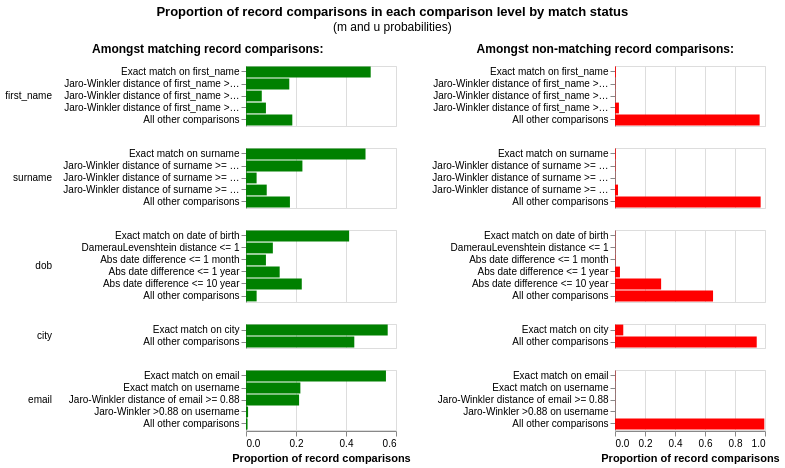

Write notebook code for a chart like this one.
### Markdown cell above
## Visualise final model parameters
The first visualisation shows how the $m$ and $u$ values behave for each comparison method we have defined in our model.

### Code cell
linker.visualisations.m_u_parameters_chart()

### Figure 1 — Vega-Lite specification as saved in the notebook (floating-point values rounded to 4 significant figures)
{"config": {"view": {"continuousWidth": 300, "continuousHeight": 300, "discreteHeight": 300, "discreteWidth": 400}, "header": {"title": null}, "title": {"anchor": "middle", "offset": 10}}, "hconcat": [{"mark": "bar", "encoding": {"color": {"value": "green"}, "row": {"field": "comparison_name", "header": {"labelAlign": "left", "labelAnchor": "middle", "labelAngle": 0}, "sort": {"field": "comparison_sort_order"}, "type": "nominal"}, "tooltip": [{"field": "comparison_name", "title": "Comparison name", "type": "nominal"}, {"field": "label_for_charts", "title": "Label", "type": "ordinal"}, {"field": "sql_condition", "title": "SQL condition", "type": "nominal"}, {"field": "m_probability", "format": ".10~g", "title": "M probability", "type": "quantitative"}, {"field": "u_probability", "format": ".10~g", "title": "U probability", "type": "quantitative"}, {"field": "bayes_factor", "format": ",.6f", "title": "Bayes factor = m/u", "type": "quantitative"}, {"field": "log2_bayes_factor", "format": ".4~g", "title": "Match weight = log2(m/u)", "type": "quantitative"}, {"field": "bayes_factor_description", "title": "Match weight description", "type": "nominal"}, {"field": "m_probability_description", "title": "m probability description", "type": "nominal"}, {"field": "u_probability_description", "title": "u probability description", "type": "nominal"}], "x": {"axis": {"title": "Proportion of record comparisons"}, "field": "m_probability", "type": "quantitative"}, "y": {"axis": {"title": null}, "field": "label_for_charts", "sort": {"field": "comparison_vector_value", "order": "descending"}, "type": "nominal"}}, "height": {"step": 12}, "resolve": {"scale": {"y": "independent"}}, "title": {"text": "Amongst matching record comparisons:", "fontSize": 12, "fontWeight": "bold"}, "transform": [{"filter": "(datum.bayes_factor != 'no-op filter due to vega lite issue 4680')"}], "width": 150}, {"mark": "bar", "encoding": {"color": {"value": "red"}, "row": {"field": "comparison_name", "header": {"labels": false}, "sort": {"field": "comparison_sort_order"}, "type": "nominal"}, "tooltip": [{"field": "comparison_name", "title": "Comparison name", "type": "nominal"}, {"field": "label_for_charts", "title": "Label", "type": "ordinal"}, {"field": "sql_condition", "title": "SQL condition", "type": "nominal"}, {"field": "m_probability", "format": ".10~g", "title": "M probability", "type": "quantitative"}, {"field": "u_probability", "format": ".10~g", "title": "U probability", "type": "quantitative"}, {"field": "bayes_factor", "format": ",.6f", "title": "Bayes factor = m/u", "type": "quantitative"}, {"field": "log2_bayes_factor", "format": ".4~g", "title": "Match weight = log2(m/u)", "type": "quantitative"}, {"field": "bayes_factor_description", "title": "Match weight description", "type": "nominal"}, {"field": "m_probability_description", "title": "m probability description", "type": "nominal"}, {"field": "u_probability_description", "title": "u probability description", "type": "nominal"}], "x": {"axis": {"title": "Proportion of record comparisons"}, "field": "u_probability", "type": "quantitative"}, "y": {"axis": {"title": null}, "field": "label_for_charts", "sort": {"field": "comparison_vector_value", "order": "descending"}, "type": "nominal"}}, "height": {"step": 12}, "resolve": {"scale": {"y": "independent"}}, "title": {"text": "Amongst non-matching record comparisons:", "fontSize": 12, "fontWeight": "bold"}, "transform": [{"filter": "(datum.bayes_factor != 'no-op filter2 due to vega lite issue 4680')"}], "width": 150}], "data": {"name": "data-041cf13603a009e2a90782764f5fb8ad"}, "title": {"text": "Proportion of record comparisons in each comparison level by match status", "subtitle": "(m and u probabilities)"}, "$schema": "https://vega.github.io/schema/vega-lite/v5.9.3.json", "datasets": {"data-041cf13603a009e2a90782764f5fb8ad": [{"comparison_name": "first_name", "sql_condition": "\"first_name_l\" = \"first_name_r\"", "label_for_charts": "Exact match on first_name", "m_probability": 0.4988, "u_probability": 0.005794, "m_probability_description": "Amongst matching record comparisons, 49.88% of records (i.e. one in 2.005) are in the exact match on first_name comparison level", "u_probability_description": "Amongst non-matching record comparisons, 0.5794% of records (i.e. one in 173) are in the exact match on first_name comparison level", "has_tf_adjustments": true, "tf_adjustment_column": "first_name", "tf_adjustment_weight": 1.0, "is_null_level": false, "bayes_factor": 86.09, "log2_bayes_factor": 6.428, "comparison_vector_value": 4, "max_comparison_vector_value": 4, "bayes_factor_description": "If comparison level is `exact match on first_name` then comparison is 86.09 times more likely to be a match", "probability_two_random_records_match": 0.003332, "comparison_sort_order": 0}, {"comparison_name": "first_name", "sql_condition": "jaro_winkler_similarity(\"first_name_l\", \"first_name_r\") >= 0.92", "label_for_charts": "Jaro-Winkler distance of first_name >= 0.92", "m_probability": 0.1732, "u_probability": 0.002294, "m_probability_description": "Amongst matching record comparisons, 17.32% of records (i.e. one in 5.775) are in the jaro-winkler distance of first_name >= 0.92 comparison level", "u_probability_description": "Amongst non-matching record comparisons, 0.2294% of records (i.e. one in 436) are in the jaro-winkler distance of first_name >= 0.92 comparison level", "has_tf_adjustments": false, "tf_adjustment_column": null, "tf_adjustment_weight": 1.0, "is_null_level": false, "bayes_factor": 75.49, "log2_bayes_factor": 6.238, "comparison_vector_value": 3, "max_comparison_vector_value": 4, "bayes_factor_description": "If comparison level is `jaro-winkler distance of first_name >= 0.92` then comparison is 75.49 times more likely to be a match", "probability_two_random_records_match": 0.003332, "comparison_sort_order": 0}, {"comparison_name": "first_name", "sql_condition": "jaro_winkler_similarity(\"first_name_l\", \"first_name_r\") >= 0.88", "label_for_charts": "Jaro-Winkler distance of first_name >= 0.88", "m_probability": 0.0631, "u_probability": 0.001577, "m_probability_description": "Amongst matching record comparisons, 6.31% of records (i.e. one in 15.85) are in the jaro-winkler distance of first_name >= 0.88 comparison level", "u_probability_description": "Amongst non-matching record comparisons, 0.1577% of records (i.e. one in 634) are in the jaro-winkler distance of first_name >= 0.88 comparison level", "has_tf_adjustments": false, "tf_adjustment_column": null, "tf_adjustment_weight": 1.0, "is_null_level": false, "bayes_factor": 40.0, "log2_bayes_factor": 5.322, "comparison_vector_value": 2, "max_comparison_vector_value": 4, "bayes_factor_description": "If comparison level is `jaro-winkler distance of first_name >= 0.88` then comparison is 40 times more likely to be a match", "probability_two_random_records_match": 0.003332, "comparison_sort_order": 0}, {"comparison_name": "first_name", "sql_condition": "jaro_winkler_similarity(\"first_name_l\", \"first_name_r\") >= 0.7", "label_for_charts": "Jaro-Winkler distance of first_name >= 0.7", "m_probability": 0.07972, "u_probability": 0.02615, "m_probability_description": "Amongst matching record comparisons, 7.972% of records (i.e. one in 12.54) are in the jaro-winkler distance of first_name >= 0.7 comparison level", "u_probability_description": "Amongst non-matching record comparisons, 2.615% of records (i.e. one in 38.25) are in the jaro-winkler distance of first_name >= 0.7 comparison level", "has_tf_adjustments": false, "tf_adjustment_column": null, "tf_adjustment_weight": 1.0, "is_null_level": false, "bayes_factor": 3.049, "log2_bayes_factor": 1.608, "comparison_vector_value": 1, "max_comparison_vector_value": 4, "bayes_factor_description": "If comparison level is `jaro-winkler distance of first_name >= 0.7` then comparison is 3.049 times more likely to be a match", "probability_two_random_records_match": 0.003332, "comparison_sort_order": 0}, {"comparison_name": "first_name", "sql_condition": "ELSE", "label_for_charts": "All other comparisons", "m_probability": 0.1852, "u_probability": 0.9642, "m_probability_description": "Amongst matching record comparisons, 18.52% of records (i.e. one in 5.398) are in the all other comparisons comparison level", "u_probability_description": "Amongst non-matching record comparisons, 96.42% of records (i.e. one in 1.037) are in the all other comparisons comparison level", "has_tf_adjustments": false, "tf_adjustment_column": null, "tf_adjustment_weight": 1.0, "is_null_level": false, "bayes_factor": 0.1921, "log2_bayes_factor": -2.38, "comparison_vector_value": 0, "max_comparison_vector_value": 4, "bayes_factor_description": "If comparison level is `all other comparisons` then comparison is 5.205 times less likely to be a match", "probability_two_random_records_match": 0.003332, "comparison_sort_order": 0}, {"comparison_name": "surname", "sql_condition": "\"surname_l\" = \"surname_r\"", "label_for_charts": "Exact match on surname", "m_probability": 0.4781, "u_probability": 0.00489, "m_probability_description": "Amongst matching record comparisons, 47.81% of records (i.e. one in 2.092) are in the exact match on surname comparison level", "u_probability_description": "Amongst non-matching record comparisons, 0.489% of records (i.e. one in 204) are in the exact match on surname comparison level", "has_tf_adjustments": true, "tf_adjustment_column": "surname", "tf_adjustment_weight": 1.0, "is_null_level": false, "bayes_factor": 97.76, "log2_bayes_factor": 6.611, "comparison_vector_value": 4, "max_comparison_vector_value": 4, "bayes_factor_description": "If comparison level is `exact match on surname` then comparison is 97.76 times more likely to be a match", "probability_two_random_records_match": 0.003332, "comparison_sort_order": 1}, {"comparison_name": "surname", "sql_condition": "jaro_winkler_similarity(\"surname_l\", \"surname_r\") >= 0.92", "label_for_charts": "Jaro-Winkler distance of surname >= 0.92", "m_probability": 0.2256, "u_probability": 0.002785, "m_probability_description": "Amongst matching record comparisons, 22.56% of records (i.e. one in 4.432) are in the jaro-winkler distance of surname >= 0.92 comparison level", "u_probability_description": "Amongst non-matching record comparisons, 0.2785% of records (i.e. one in 359) are in the jaro-winkler distance of surname >= 0.92 comparison level", "has_tf_adjustments": false, "tf_adjustment_column": null, "tf_adjustment_weight": 1.0, "is_null_level": false, "bayes_factor": 81.01, "log2_bayes_factor": 6.34, "comparison_vector_value": 3, "max_comparison_vector_value": 4, "bayes_factor_description": "If comparison level is `jaro-winkler distance of surname >= 0.92` then comparison is 81.01 times more likely to be a match", "probability_two_random_records_match": 0.003332, "comparison_sort_order": 1}, {"comparison_name": "surname", "sql_condition": "jaro_winkler_similarity(\"surname_l\", \"surname_r\") >= 0.88", "label_for_charts": "Jaro-Winkler distance of surname >= 0.88", "m_probability": 0.04243, "u_probability": 0.001146, "m_probability_description": "Amongst matching record comparisons, 4.243% of records (i.e. one in 23.57) are in the jaro-winkler distance of surname >= 0.88 comparison level", "u_probability_description": "Amongst non-matching record comparisons, 0.1146% of records (i.e. one in 872) are in the jaro-winkler distance of surname >= 0.88 comparison level", "has_tf_adjustments": false, "tf_adjustment_column": null, "tf_adjustment_weight": 1.0, "is_null_level": false, "bayes_factor": 37.01, "log2_bayes_factor": 5.21, "comparison_vector_value": 2, "max_comparison_vector_value": 4, "bayes_factor_description": "If comparison level is `jaro-winkler distance of surname >= 0.88` then comparison is 37.01 times more likely to be a match", "probability_two_random_records_match": 0.003332, "comparison_sort_order": 1}, {"comparison_name": "surname", "sql_condition": "jaro_winkler_similarity(\"surname_l\", \"surname_r\") >= 0.7", "label_for_charts": "Jaro-Winkler distance of surname >= 0.7", "m_probability": 0.08293, "u_probability": 0.02019, "m_probability_description": "Amongst matching record comparisons, 8.293% of records (i.e. one in 12.06) are in the jaro-winkler distance of surname >= 0.7 comparison level", "u_probability_description": "Amongst non-matching record comparisons, 2.019% of records (i.e. one in 49.54) are in the jaro-winkler distance of surname >= 0.7 comparison level", "has_tf_adjustments": false, "tf_adjustment_column": null, "tf_adjustment_weight": 1.0, "is_null_level": false, "bayes_factor": 4.108, "log2_bayes_factor": 2.038, "comparison_vector_value": 1, "max_comparison_vector_value": 4, "bayes_factor_description": "If comparison level is `jaro-winkler distance of surname >= 0.7` then comparison is 4.108 times more likely to be a match", "probability_two_random_records_match": 0.003332, "comparison_sort_order": 1}, {"comparison_name": "surname", "sql_condition": "ELSE", "label_for_charts": "All other comparisons", "m_probability": 0.1757, "u_probability": 0.971, "m_probability_description": "Amongst matching record comparisons, 17.57% of records (i.e. one in 5.692) are in the all other comparisons comparison level", "u_probability_description": "Amongst non-matching record comparisons, 97.1% of records (i.e. one in 1.03) are in the all other comparisons comparison level", "has_tf_adjustments": false, "tf_adjustment_column": null, "tf_adjustment_weight": 1.0, "is_null_level": false, "bayes_factor": 0.1809, "log2_bayes_factor": -2.466, "comparison_vector_value": 0, "max_comparison_vector_value": 4, "bayes_factor_description": "If comparison level is `all other comparisons` then comparison is 5.527 times less likely to be a match", "probability_two_random_records_match": 0.003332, "comparison_sort_order": 1}, {"comparison_name": "dob", "sql_condition": "\"dob_l\" = \"dob_r\"", "label_for_charts": "Exact match on date of birth", "m_probability": 0.4125, "u_probability": 0.001748, "m_probability_description": "Amongst matching record comparisons, 41.25% of records (i.e. one in 2.424) are in the exact match on date of birth comparison level", "u_probability_description": "Amongst non-matching record comparisons, 0.1748% of records (i.e. one in 572) are in the exact match on date of birth comparison level", "has_tf_adjustments": false, "tf_adjustment_column": null, "tf_adjustment_weight": 1.0, "is_null_level": false, "bayes_factor": 236.0, "log2_bayes_factor": 7.883, "comparison_vector_value": 5, "max_comparison_vector_value": 5, "bayes_factor_description": "If comparison level is `exact match on date of birth` then comparison is 236 times more likely to be a match", "probability_two_random_records_match": 0.003332, "comparison_sort_order": 2}, {"comparison_name": "dob", "sql_condition": "levenshtein_distance(\"dob_l\", \"dob_r\") <= 1", "label_for_charts": "DamerauLevenshtein distance <= 1", "m_probability": 0.1074, "u_probability": 0.001602, "m_probability_description": "Amongst matching record comparisons, 10.74% of records (i.e. one in 9.309) are in the dameraulevenshtein distance <= 1 comparison level", "u_probability_description": "Amongst non-matching record comparisons, 0.1602% of records (i.e. one in 624) are in the dameraulevenshtein distance <= 1 comparison level", "has_tf_adjustments": false, "tf_adjustment_column": null, "tf_adjustment_weight": 1.0, "is_null_level": false, "bayes_factor": 67.07, "log2_bayes_factor": 6.068, "comparison_vector_value": 4, "max_comparison_vector_value": 5, "bayes_factor_description": "If comparison level is `dameraulevenshtein distance <= 1` then comparison is 67.07 times more likely to be a match", "probability_two_random_records_match": 0.003332, "comparison_sort_order": 2}, {"comparison_name": "dob", "sql_condition": "ABS(TO_UNIXTIME(try_cast(\"dob_l\" AS DATE)) - TO_UNIXTIME(try_cast(\"dob_r\" AS DATE))) <= 2629800.0", "label_for_charts": "Abs date difference <= 1 month", "m_probability": 0.07973, "u_probability": 0.002422, "m_probability_description": "Amongst matching record comparisons, 7.973% of records (i.e. one in 12.54) are in the abs date difference <= 1 month comparison level", "u_probability_description": "Amongst non-matching record comparisons, 0.2422% of records (i.e. one in 413) are in the abs date difference <= 1 month comparison level", "has_tf_adjustments": false, "tf_adjustment_column": null, "tf_adjustment_weight": 1.0, "is_null_level": false, "bayes_factor": 32.91, "log2_bayes_factor": 5.041, "comparison_vector_value": 3, "max_comparison_vector_value": 5, "bayes_factor_description": "If comparison level is `abs date difference <= 1 month` then comparison is 32.91 times more likely to be a match", "probability_two_random_records_match": 0.003332, "comparison_sort_order": 2}, {"comparison_name": "dob", "sql_condition": "ABS(TO_UNIXTIME(try_cast(\"dob_l\" AS DATE)) - TO_UNIXTIME(try_cast(\"dob_r\" AS DATE))) <= 31557600.0", "label_for_charts": "Abs date difference <= 1 year", "m_probability": 0.1347, "u_probability": 0.03308, "m_probability_description": "Amongst matching record comparisons, 13.47% of records (i.e. one in 7.423) are in the abs date difference <= 1 year comparison level", "u_probability_description": "Amongst non-matching record comparisons, 3.308% of records (i.e. one in 30.23) are in the abs date difference <= 1 year comparison level", "has_tf_adjustments": false, "tf_adjustment_column": null, "tf_adjustment_weight": 1.0, "is_null_level": false, "bayes_factor": 4.073, "log2_bayes_factor": 2.026, "comparison_vector_value": 2, "max_comparison_vector_value": 5, "bayes_factor_description": "If comparison level is `abs date difference <= 1 year` then comparison is 4.073 times more likely to be a match", "probability_two_random_records_match": 0.003332, "comparison_sort_order": 2}, {"comparison_name": "dob", "sql_condition": "ABS(TO_UNIXTIME(try_cast(\"dob_l\" AS DATE)) - TO_UNIXTIME(try_cast(\"dob_r\" AS DATE))) <= 315576000.0", "label_for_charts": "Abs date difference <= 10 year", "m_probability": 0.2231, "u_probability": 0.3075, "m_probability_description": "Amongst matching record comparisons, 22.31% of records (i.e. one in 4.482) are in the abs date difference <= 10 year comparison level", "u_probability_description": "Amongst non-matching record comparisons, 30.75% of records (i.e. one in 3.252) are in the abs date difference <= 10 year comparison level", "has_tf_adjustments": false, "tf_adjustment_column": null, "tf_adjustment_weight": 1.0, "is_null_level": false, "bayes_factor": 0.7256, "log2_bayes_factor": -0.4628, "comparison_vector_value": 1, "max_comparison_vector_value": 5, "bayes_factor_description": "If comparison level is `abs date difference <= 10 year` then comparison is 1.378 times less likely to be a match", "probability_two_random_records_match": 0.003332, "comparison_sort_order": 2}, {"comparison_name": "dob", "sql_condition": "ELSE", "label_for_charts": "All other comparisons", "m_probability": 0.04252, "u_probability": 0.6537, "m_probability_description": "Amongst matching record comparisons, 4.252% of records (i.e. one in 23.52) are in the all other comparisons comparison level", "u_probability_description": "Amongst non-matching record comparisons, 65.37% of records (i.e. one in 1.53) are in the all other comparisons comparison level", "has_tf_adjustments": false, "tf_adjustment_column": null, "tf_adjustment_weight": 1.0, "is_null_level": false, "bayes_factor": 0.06505, "log2_bayes_factor": -3.942, "comparison_vector_value": 0, "max_comparison_vector_value": 5, "bayes_factor_description": "If comparison level is `all other comparisons` then comparison is 15.37 times less likely to be a match", "probability_two_random_records_match": 0.003332, "comparison_sort_order": 2}, {"comparison_name": "city", "sql_condition": "\"city_l\" = \"city_r\"", "label_for_charts": "Exact match on city", "m_probability": 0.5668, "u_probability": 0.05515, "m_probability_description": "Amongst matching record comparisons, 56.68% of records (i.e. one in 1.764) are in the exact match on city comparison level", "u_probability_description": "Amongst non-matching record comparisons, 5.515% of records (i.e. one in 18.13) are in the exact match on city comparison level", "has_tf_adjustments": true, "tf_adjustment_column": "city", "tf_adjustment_weight": 1.0, "is_null_level": false, "bayes_factor": 10.28, "log2_bayes_factor": 3.361, "comparison_vector_value": 1, "max_comparison_vector_value": 1, "bayes_factor_description": "If comparison level is `exact match on city` then comparison is 10.28 times more likely to be a match", "probability_two_random_records_match": 0.003332, "comparison_sort_order": 3}, {"comparison_name": "city", "sql_condition": "ELSE", "label_for_charts": "All other comparisons", "m_probability": 0.4332, "u_probability": 0.9449, "m_probability_description": "Amongst matching record comparisons, 43.32% of records (i.e. one in 2.308) are in the all other comparisons comparison level", "u_probability_description": "Amongst non-matching record comparisons, 94.49% of records (i.e. one in 1.058) are in the all other comparisons comparison level", "has_tf_adjustments": false, "tf_adjustment_column": null, "tf_adjustment_weight": 1.0, "is_null_level": false, "bayes_factor": 0.4585, "log2_bayes_factor": -1.125, "comparison_vector_value": 0, "max_comparison_vector_value": 1, "bayes_factor_description": "If comparison level is `all other comparisons` then comparison is 2.181 times less likely to be a match", "probability_two_random_records_match": 0.003332, "comparison_sort_order": 3}, {"comparison_name": "email", "sql_condition": "\"email_l\" = \"email_r\"", "label_for_charts": "Exact match on email", "m_probability": 0.5598, "u_probability": 0.002194, "m_probability_description": "Amongst matching record comparisons, 55.98% of records (i.e. one in 1.786) are in the exact match on email comparison level", "u_probability_description": "Amongst non-matching record comparisons, 0.2194% of records (i.e. one in 456) are in the exact match on email comparison level", "has_tf_adjustments": true, "tf_adjustment_column": "email", "tf_adjustment_weight": 1.0, "is_null_level": false, "bayes_factor": 255.2, "log2_bayes_factor": 7.995, "comparison_vector_value": 4, "max_comparison_vector_value": 4, "bayes_factor_description": "If comparison level is `exact match on email` then comparison is 255 times more likely to be a match", "probability_two_random_records_match": 0.003332, "comparison_sort_order": 4}, {"comparison_name": "email", "sql_condition": "NULLIF(regexp_extract(\"email_l\", '^[^@]+', 0), '') = NULLIF(regexp_extract(\"email_r\", '^[^@]+', 0), '')", "label_for_charts": "Exact match on username", "m_probability": 0.2175, "u_probability": 0.001039, "m_probability_description": "Amongst matching record comparisons, 21.75% of records (i.e. one in 4.598) are in the exact match on username comparison level", "u_probability_description": "Amongst non-matching record comparisons, 0.1039% of records (i.e. one in 962) are in the exact match on username comparison level", "has_tf_adjustments": false, "tf_adjustment_column": null, "tf_adjustment_weight": 1.0, "is_null_level": false, "bayes_factor": 209.3, "log2_bayes_factor": 7.709, "comparison_vector_value": 3, "max_comparison_vector_value": 4, "bayes_factor_description": "If comparison level is `exact match on username` then comparison is 209 times more likely to be a match", "probability_two_random_records_match": 0.003332, "comparison_sort_order": 4}, {"comparison_name": "email", "sql_condition": "jaro_winkler_similarity(\"email_l\", \"email_r\") >= 0.88", "label_for_charts": "Jaro-Winkler distance of email >= 0.88", "m_probability": 0.2124, "u_probability": 0.0009104, "m_probability_description": "Amongst matching record comparisons, 21.24% of records (i.e. one in 4.708) are in the jaro-winkler distance of email >= 0.88 comparison level", "u_probability_description": "Amongst non-matching record comparisons, 0.09104% of records (i.e. one in 1,098) are in the jaro-winkler distance of email >= 0.88 comparison level", "has_tf_adjustments": false, "tf_adjustment_column": null, "tf_adjustment_weight": 1.0, "is_null_level": false, "bayes_factor": 233.3, "log2_bayes_factor": 7.866, "comparison_vector_value": 2, "max_comparison_vector_value": 4, "bayes_factor_description": "If comparison level is `jaro-winkler distance of email >= 0.88` then comparison is 233 times more likely to be a match", "probability_two_random_records_match": 0.003332, "comparison_sort_order": 4}, {"comparison_name": "email", "sql_condition": "jaro_winkler_similarity(NULLIF(regexp_extract(\"email_l\", '^[^@]+', 0), ''), NULLIF(regexp_extract(\"email_r\", '^[^@]+', 0), '')) >= 0.88", "label_for_charts": "Jaro-Winkler >0.88 on username", "m_probability": 0.008302, "u_probability": 0.0004568, "m_probability_description": "Amongst matching record comparisons, 0.8302% of records (i.e. one in 120) are in the jaro-winkler >0.88 on username comparison level", "u_probability_description": "Amongst non-matching record comparisons, 0.04568% of records (i.e. one in 2,189) are in the jaro-winkler >0.88 on username comparison level", "has_tf_adjustments": false, "tf_adjustment_column": null, "tf_adjustment_weight": 1.0, "is_null_level": false, "bayes_factor": 18.18, "log2_bayes_factor": 4.184, "comparison_vector_value": 1, "max_comparison_vector_value": 4, "bayes_factor_description": "If comparison level is `jaro-winkler >0.88 on username` then comparison is 18.18 times more likely to be a match", "probability_two_random_records_match": 0.003332, "comparison_sort_order": 4}, {"comparison_name": "email", "sql_condition": "ELSE", "label_for_charts": "All other comparisons", "m_probability": 0.006192, "u_probability": 0.9954, "m_probability_description": "Amongst matching record comparisons, 0.6192% of records (i.e. one in 162) are in the all other comparisons comparison level", "u_probability_description": "Amongst non-matching record comparisons, 99.54% of records (i.e. one in 1.005) are in the all other comparisons comparison level", "has_tf_adjustments": false, "tf_adjustment_column": null, "tf_adjustment_weight": 1.0, "is_null_level": false, "bayes_factor": 0.00622, "log2_bayes_factor": -7.329, "comparison_vector_value": 0, "max_comparison_vector_value": 4, "bayes_factor_description": "If comparison level is `all other comparisons` then comparison is 161 times less likely to be a match", "probability_two_random_records_match": 0.003332, "comparison_sort_order": 4}]}}
